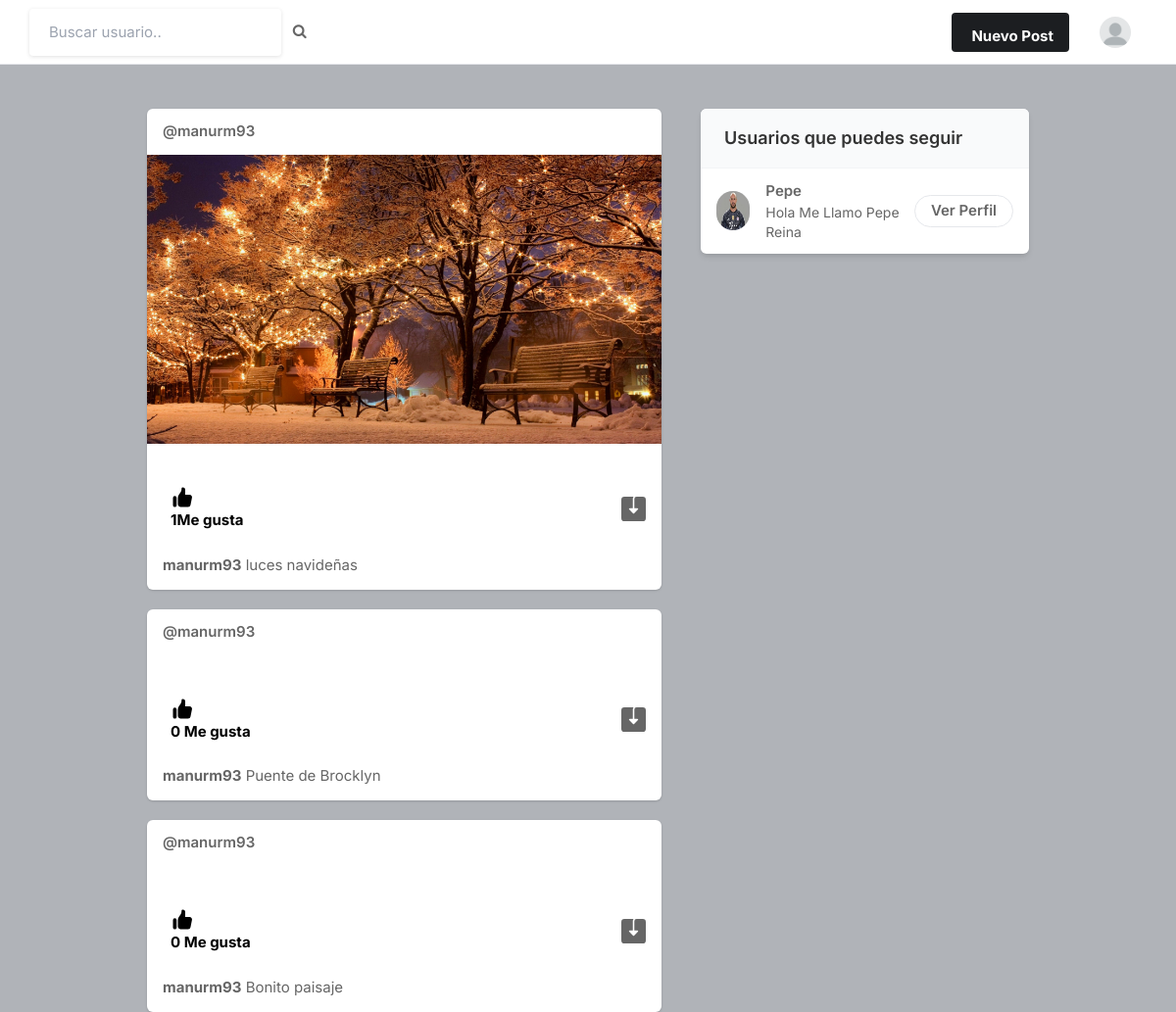
Page / (signed in) on the committed database.
### core/models.py (models this page shows, shortened)
class Profile(models.Model):
    user = models.ForeignKey(User, on_delete=models.CASCADE)
    id_user = models.IntegerField()
    bio = models.TextField(blank=True)
    profileimg = models.ImageField(upload_to='profile_images', default='blank-profile-picture.png')
    location = models.CharField(max_length=100, blank=True)

class Post(models.Model):
    id = models.UUIDField(primary_key=True, default=uuid.uuid4)
    user = models.CharField(max_length=100)
    image = models.ImageField(upload_to='post_images')
    caption = models.TextField()
    created_at = models.DateTimeField(default=datetime.now)
    no_of_likes = models.IntegerField(default=0)

### core/views.py (the view)
# urls.py: path('', views.index, name='index'),
@login_required(login_url='signin')
def index(request):
    user_object = User.objects.get(username=request.user.username)
    user_profile = Profile.objects.get(user=user_object)
    user_following_list = []
    feed = []
    user_following = FollowersCount.objects.filter(follower=request.user.username)
    for users in user_following:
        user_following_list.append(users.user)
    for usernames in user_following_list:
        feed_lists = Post.objects.filter(user=usernames)
        feed.append(feed_lists)
    feed_list = list(chain(*feed))
    all_users = User.objects.all()
    user_following_all = []
    for user in user_following:
        user_list = User.objects.get(username=user.user)
        user_following_all.append(user_list)
    new_suggestions_list = [x for x in list(all_users) if (x not in list(user_following_all))]
    current_user = User.objects.filter(username=request.user.username)
    final_suggestions_list = [x for x in list(new_suggestions_list) if ( x not in list(current_user))]
    random.shuffle(final_suggestions_list)
    username_profile = []
    username_profile_list = []
    for users in final_suggestions_list:
        username_profile.append(users.id)
    for ids in username_profile:
        profile_lists = Profile.objects.filter(id_user=ids)
        username_profile_list.append(profile_lists)
    suggestions_username_profile_list = list(chain(*username_profile_list))
    return render(request, 'index.html', {'user_profile': user_profile, 'posts':feed_list, 'suggestions_username_profile_list': suggestions_username_profile_list[:4]})

### templates/index.html (shortened to what this page needs)
{% load static %}
<!DOCTYPE html>
<html lang="en">
<head>
    <link rel="stylesheet" href="{% static 'assets/css/icons.css' %}">
    <link rel="stylesheet" href="{% static 'assets/css/uikit.css' %}">
    <link rel="stylesheet" href="{% static 'assets/css/style.css' %}">
    <link rel="stylesheet" href="{% static 'assets/css/tailwind.css' %}">
    <link rel="stylesheet" href="https://cdnjs.cloudflare.com/ajax/libs/font-awesome/4.7.0/css/font-awesome.min.css">
</head>
<body>
            <header>
                <div class="header_inner">
                    <form action="/search" method="POST">
                    <div class="left-side">
                            <input type="text" name="username" placeholder="Buscar usuario..">&nbsp; &nbsp;
                            <button type="submit"><i class="fa fa-search fa-1x"></i></button>
                    </div>
                    </form>
                    <div class="right-side lg:pr-4">
                        <a href="#"
                            class="bg-pink-500 flex font-bold hidden hover:bg-pink-600 hover:text-white inline-block items-center lg:block max-h-10 mr-4 px-4 py-2 rounded shado text-white">
                              Nuevo Post
                        </a>
                        <a href="#">
                            <img src="{{user_profile.profileimg.url}}" class="header-avatar" alt="">
                        </a>
                    </div>
                </div>
            </header>
            <div class="container m-auto">
                <div class="lg:flex justify-center lg:space-x-10 lg:space-y-0 space-y-5">
                    <div class="space-y-5 flex-shrink-0 lg:w-7/12">
                        {% for post in posts reversed %}
                        <div class="bg-white shadow rounded-md  -mx-2 lg:mx-0">
                            <div class="flex justify-between items-center px-4 py-3">
                                <div class="flex flex-1 items-center space-x-4">
                                    <span class="block font-semibold "><a href="/profile/{{post.user}}">@{{post.user}}</a></span>
                                </div>
                            </div>
                         <div uk-lightbox>
                                {% if post.image %}
                                    <a href="{{ post.image.url }}">
                                        <img src="{{ post.image.url }}" alt=""><br>
                                    </a>
                                {% else %}
                                    <p>Sin imagen</p>
                                {% endif %}
                        </div>
                            <div class="py-3 px-4 space-y-3">
                                <div class="flex space-x-4 lg:font-bold">
                                    <a href="/like-post?post_id={{post.id}}" class="flex items-center space-x-2">
                                        <div class="p-2 rounded-full text-black">
                                            {% if post.no_of_likes == 0 %}
                                            0 Me gusta
                                            {% else %}
                                            {{post.no_of_likes}}Me gusta
                                            {% endif %}
                                        </div>
                                    </a>
                                    {% if post.image %}
                                        <a href="{{post.image.url}}" class="flex items-center space-x-2 flex-1 justify-end" download>
                                        </a>
                                    {% endif %}
                                </div>
                                <p>
                                    <a href="/profile/{{post.user}}"><strong>{{post.user}}</strong></a> {{post.caption}}
                                </p>
                            </div>
                        </div>
                        {% endfor %}
                    </div>
                    <div class="lg:w-5/12">
                        <div class="bg-white  shadow-md rounded-md overflow-hidden">
                            <div class="bg-gray-50  border-b border-gray-100 flex items-baseline justify-between py-4 px-6 ">
                                <h2 class="font-semibold text-lg">Usuarios que puedes seguir</h2>
                            </div>
                            <div class="divide-gray-300 divide-gray-50 divide-opacity-50 divide-y px-4 ">
                                {% for suggestion in suggestions_username_profile_list %}
                                <div class="flex items-center justify-between py-3">
                                    <div class="flex flex-1 items-center space-x-4">
                                        <a href="/profile/{{suggestion.user}}">
                                            <img src="{{suggestion.profileimg.url}}" class="bg-gray-200 rounded-full w-10 h-10">
                                        </a>
                                        <div class="flex flex-col">
                                            <span class="block capitalize font-semibold"> {{suggestion.user}} </span>
                                            <span class="block capitalize text-sm"> {{suggestion.bio}} </span>
                                        </div>
                                    </div>
                                    <a href="/profile/{{suggestion.user}}" class="border border-gray-200 font-semibold px-4 py-1 rounded-full hover:bg-pink-600 hover:text-white hover:border-pink-600 "> Ver Perfil </a>
                                </div>
                                {% endfor %}
                            </div>
                        </div>
                    </div>
                </div>
            </div>
</body>
</html>

### static/assets/css/style.css (style rules this page uses)
body { background-color: #B0B3B8!important; }
button { vertical-align: middle; }
input { height: 48px; line-height: 48px; padding: 0 20px; outline: none; font-size: 15px; color: #808080; max-width: 100%; width: 100%; -webkit-box-sizing: border-box; box-sizing: border-box; display: block; font-weight: 400; opacity: 1; border-radius: 4px; border: none; -webkit-box-shadow: 0 1px 4px 0px rgba(0, 0, 0, 0.12); box-shadow: 0 1px 4px 0px rgba(0, 0, 0, 0.12); }
input[type="text"], input[type="password"], input[type="email"], input[type="number"] { height: 48px; line-height: 48px; padding: 0 20px; outline: none; font-size: 15px; color: #808080; max-width: 100%; width: 100%; -webkit-box-sizing: border-box; box-sizing: border-box; display: block; font-weight: 400; opacity: 1; border-radius: 4px; border: none; -webkit-box-shadow: 0 1px 4px 0px rgba(0, 0, 0, 0.12); box-shadow: 0 1px 4px 0px rgba(0, 0, 0, 0.12); }
input { -webkit-transition: all 0.1s ease-in-out; transition: all 0.1s ease-in-out; }
::placeholder { color: #808080; opacity: 1; }
button { border: none; margin: 0; padding: 0; width: auto; overflow: visible; background: transparent; color: inherit; font: inherit; line-height: normal; cursor: pointer; }
a { color: #be185d; -webkit-transition: 0.3s; transition: 0.3s; outline: none !important; }
button { outline: none !important; }
img { max-width: 100%; }
body { color: #666; font-size: 15px; line-height: 27px; background-color: #f0f2f5; font-family: "Inter", sans-serif; text-transform: none; }
body p { font-size: 15px; line-height: 27px; }
h1, h2, h3, h4, h5, h6 { font-family: "Inter", sans-serif; text-transform: none; }
input[type="text"], input[type="password"], input[type="email"] { font-family: "Inter", sans-serif; text-transform: none; }
button, body .pac-container { font-family: "Inter", sans-serif; text-transform: none; }
h1, h2, h3, h4, h5, h6 { color: #333; font-weight: 500; margin: 0; padding: 0; }
h2 { font-size: 26px; }
b, strong { font-weight: 700 !important; }
@media (min-width: 1024px) { .container { max-width: 900px !important; padding-top: 45px; } }
header { background-color: #fff; left: 0; right: 0; top: 0; z-index: 99; height: 66px; display: -webkit-box; display: -ms-flexbox; display: flex; -webkit-box-align: center; -ms-flex-align: center; align-items: center; border-bottom: 1px solid #e5e7eb; }
header .header_inner { display: -webkit-box; display: -ms-flexbox; display: flex; -webkit-box-align: center; -ms-flex-align: center; align-items: center; max-width: 1090px; margin: auto; width: 100%; max-width: 100% !important; padding: 0 30px; }
header .header_inner .left-side { display: -webkit-box; display: -ms-flexbox; display: flex; -webkit-box-align: center; -ms-flex-align: center; align-items: center; }
header .header_inner .right-side { display: -webkit-box; display: -ms-flexbox; display: flex; -webkit-box-align: center; -ms-flex-align: center; align-items: center; -webkit-box-pack: end; -ms-flex-pack: end; justify-content: flex-end; margin-left: auto; }
header .header_inner .right-side .header-avatar { width: 32px; height: 32px; border-radius: 100%; margin-left: 15px; }

### rows in the picture
Profile: profileimg (placeholder picture)
Post: user "manurm93", image (picture), no_of_likes "1", caption "luces navideñas"
Post: user "manurm93", no_of_likes "0 Me gusta", caption "Puente de Brocklyn"
Post: user "manurm93", no_of_likes "0 Me gusta", caption "Bonito paisaje"
Profile: profileimg (picture), user "Pepe", bio "Hola Me Llamo Pepe Reina"
